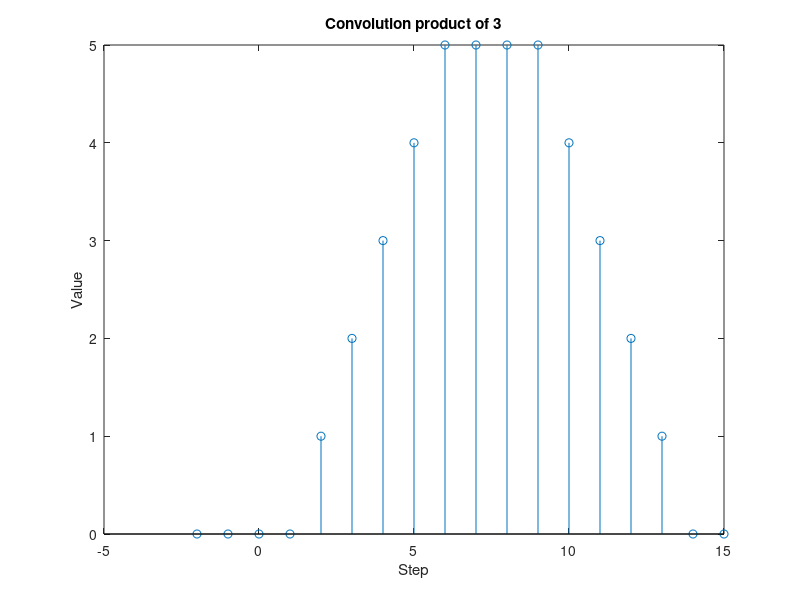

MATLAB code for this plot:
#!/bin/octave
n1 = -2:6
x = n1 >= 0 & n1 <= 4;
n2 = -2:7
h = n2 >= 0 & n2 <= 6.* exp(2.^n2)
y = conv(x,h)
nmin = min(min(n1),min(n2))
n= nmin:nmin+length(n1)+length(n2)-2
stem(n,y)
title("Convolution product of 3")
xlabel("Step")
ylabel("Value")
print -dpng "Conv3.png"
